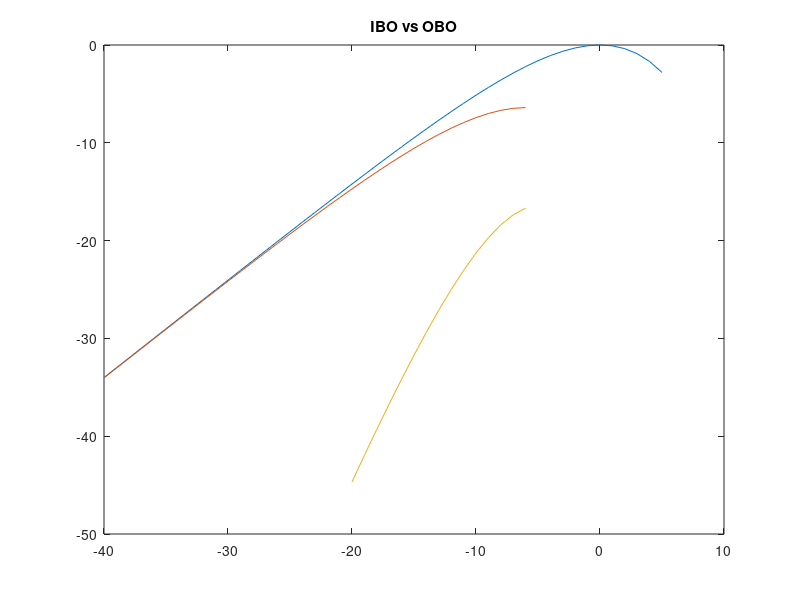
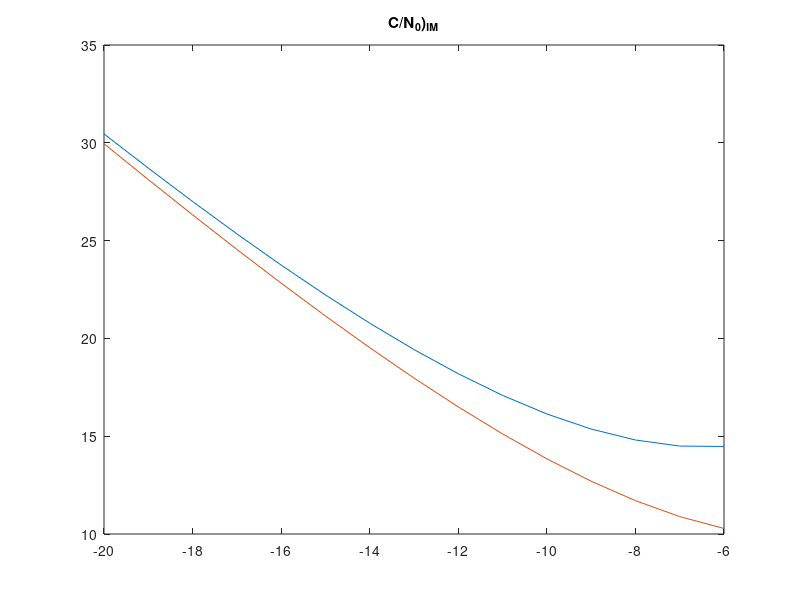

The MATLAB script that drew these images, in order:
IBO=-40:5;
OBO= IBO+6-6*exp(IBO/6);
figure(1)
plot(IBO,OBO)

IBO3=-40:-6;

OBO3=IBO3+6-(6.4)*exp((IBO3+6)/6.4);
figure(1)
hold on

plot(IBO3,OBO3)

IBO4=-20:-6;
IM3=3*IBO4+17 - 6.25*exp((IBO4+11.75)/6.25);
figure(1)
hold on
plot(IBO4,IM3)
title("IBO vs OBO");

figure
plot(IBO(21:35),OBO(21:35)-IM3) %(C/N)IM
hold on
plot(IBO(21:35),OBO3(21:35)-IM3)
title("C/N_0)_I_M");
